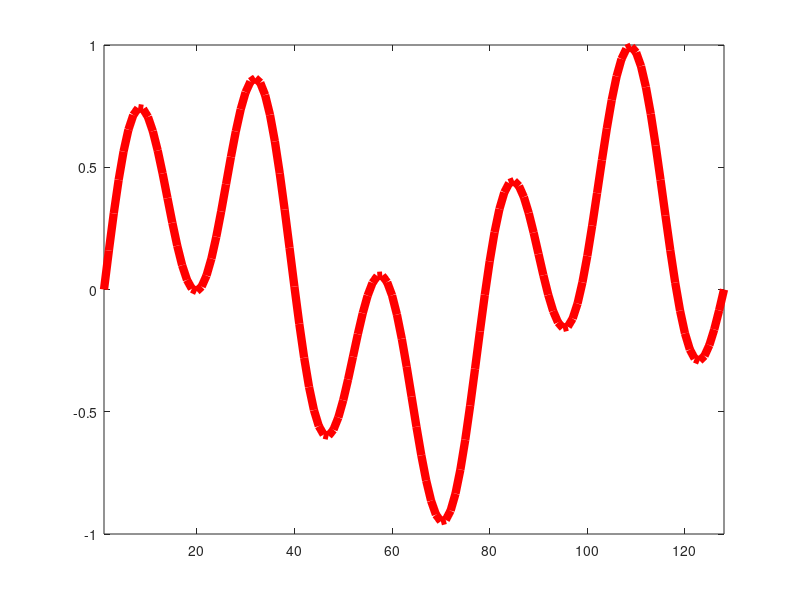

This chart was generated by the following MATLAB code: (Note: this script raises an error after producing the figure.)
% Solve by multigrid
% equation -u_xx + bu_x + cu = f
%
global b;
global c;

% Sets coefficient such that we solve Poisson
b = 0;
c = 0;

% Number of grid points, and subsequent step size
ne = 127;
he = 1/(ne+1); hes = he^2;
de = ones(ne,1);

% straightforward discretization 
Ae = spdiags([-(1/hes+0.5*b/he)*de, (2/hes+c)*de, -(1/hes-0.5*b/he)*de],-1:1,ne,ne);

% rhs
fe = zeros(ne,1);

% random initial guess
% rng(314159)
% x0 = 100*rand(ne,1);

% fourier mode initial guess
x0 = zeros(ne, 1);
for j = 1:length(x0)
    x0(j) = (sin(3 * j * pi / ne) + sin(10 * j * pi / ne)) / 2;
end

figure(1)
plot([0 x0']','-r','LineWidth',6);
xlim([1, 128]);
ylim([-1, 1]);
% fprintf('hit spacebar to continue \n\n')
% pause

% relaxation parameter
v1 = 2/3;

maxit = 100;
tol = 1.e-10;
[x1,r1,r_nrm1,e_nrm1,nit1] = mg(Ae,fe,x0,tol,maxit, v1);


figure(2)
plot([0 x1']','-r','LineWidth',6);
xlim([1, 128]);
ylim([-1, 1]);